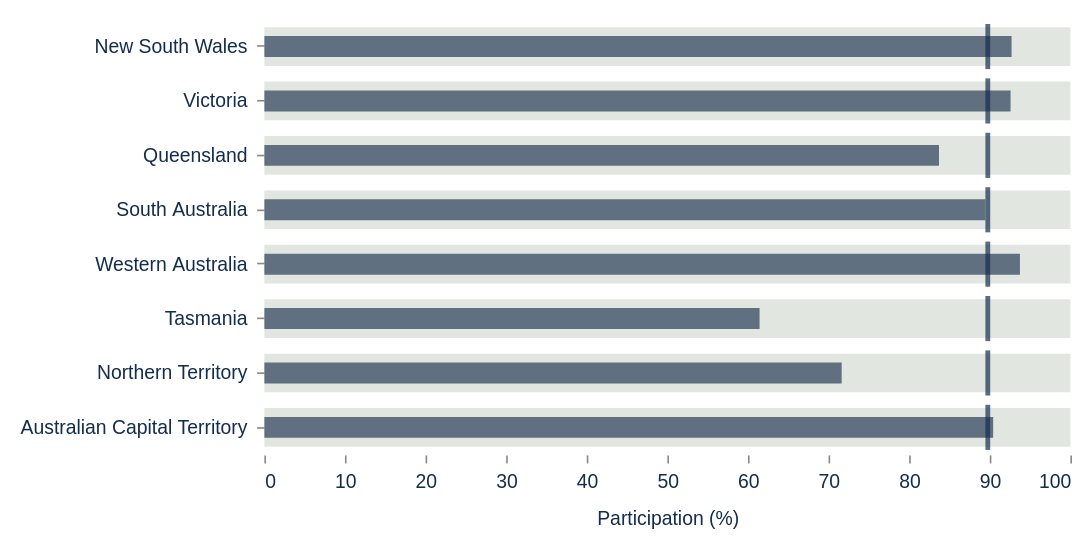

The specification (Vega-Lite) saved for this image:
### Vega-Lite specification from a JSON file in a GitHub repository (floating-point values rounded to 4 significant figures)
{"$schema": "https://vega.github.io/schema/vega-lite/v5.json", "background": "transparent", "padding": 12, "config": {"font": "Arial", "view": {"stroke": null}, "axis": {"labelFontSize": 12, "titleFontSize": 12, "titleFontWeight": "normal", "labelColor": "#142d4e", "titleColor": "#142d4e", "domain": false, "gridColor": "#e2eaf3", "labelPadding": 6, "titlePadding": 12}, "legend": {"orient": "bottom", "titleLimit": 300, "labelLimit": 220, "labelFontSize": 11, "titleFontSize": 11, "titleFontWeight": "normal"}, "title": {"anchor": "start", "fontSize": 14, "color": "#142d4e"}}, "width": 500, "height": 270, "data": {"values": [{"state": "New South Wales", "participation": 92.7, "national": 89.76}, {"state": "Victoria", "participation": 92.58, "national": 89.76}, {"state": "Queensland", "participation": 83.7, "national": 89.76}, {"state": "South Australia", "participation": 89.45, "national": 89.76}, {"state": "Western Australia", "participation": 93.74, "national": 89.76}, {"state": "Tasmania", "participation": 61.44, "national": 89.76}, {"state": "Northern Territory", "participation": 71.63, "national": 89.76}, {"state": "Australian Capital Territory", "participation": 90.42, "national": 89.76}]}, "encoding": {"y": {"field": "state", "type": "nominal", "title": null, "sort": ["New South Wales", "Victoria", "Queensland", "South Australia", "Western Australia", "Tasmania", "Northern Territory", "Australian Capital Territory"]}}, "layer": [{"mark": {"type": "bar", "color": "#e1e7e0", "size": 24}, "encoding": {"x": {"datum": 100, "type": "quantitative", "scale": {"domain": [0, 100]}, "title": "Participation (%)"}}}, {"mark": {"type": "bar", "color": "#607080", "size": 13}, "encoding": {"x": {"field": "participation", "type": "quantitative", "scale": {"domain": [0, 100]}, "title": "Participation (%)"}, "tooltip": [{"field": "state", "title": "State / territory"}, {"field": "participation", "title": "Participation (%)", "format": ".1f"}, {"field": "national", "title": "National reference (%)", "format": ".1f"}], "opacity": {"condition": {"test": "focus_state === 'All states' || datum.state === focus_state", "value": 1}, "value": 0.25}}}, {"mark": {"type": "tick", "color": "#142d4e", "thickness": 3, "size": 28}, "encoding": {"x": {"field": "national", "type": "quantitative"}}}], "params": [{"name": "focus_state", "value": "All states"}]}
